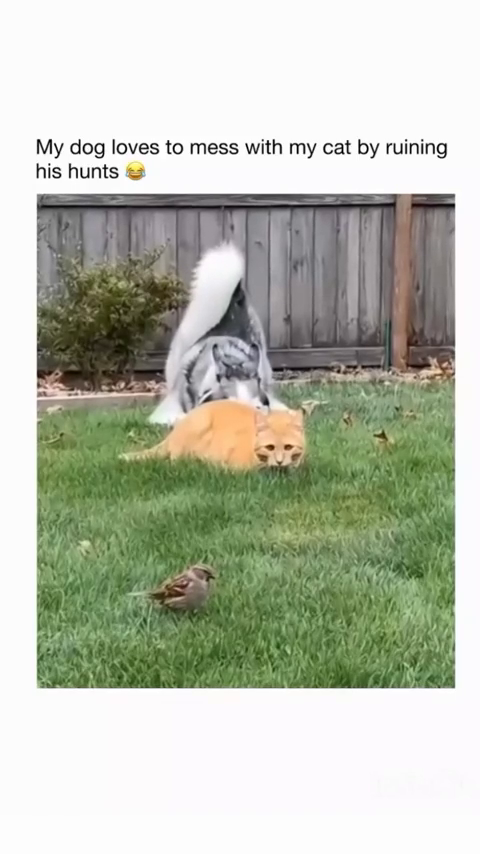
#> input picture frame 44 of data/videos/fake/cat stalks bird.mp4, 480 x 854 px
$ python frame_extraction.py
#> lines starting #> are read from the running program, lines starting #| are printed output that depends on the picture
import os
import cv2
import numpy as np
import torch
from pathlib import Path
from tqdm import tqdm

SOURCE_DIR = Path("./data/videos")
OUTPUT_DIR = Path("./data/frames")
TARGET_SIZE = 256
NUM_FRAMES = 32

def get_frames(video_path, size=224, num_frames=16):
#> called with size = 256, num_frames = 32
    cap = cv2.VideoCapture(str(video_path))
    frames = []
    total_frames = int(cap.get(cv2.CAP_PROP_FRAME_COUNT))
    fps = cap.get(cv2.CAP_PROP_FPS)

    if total_frames <= 0:
        cap.release()
        return np.zeros((num_frames, size, size, 3), dtype=np.uint8)

    if fps > 0:
        total_frames = min(total_frames, int(fps * 8))

    indices = np.linspace(0, total_frames - 1, num_frames, dtype=int)
    current_idx = 0
    collected = 0

    while True:
        ret, frame = cap.read()
#> frame is the input picture: shape (854, 480, 3); mean B, G, R 175.2, 190.7, 185.8
        if not ret: break

        if current_idx >= total_frames: break

        if current_idx in indices:
            frame = cv2.resize(frame, (size, size), interpolation=cv2.INTER_LINEAR)
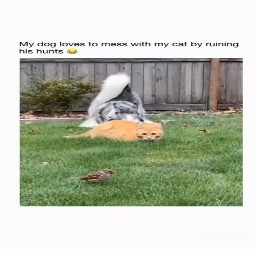
#> frame: shape (256, 256, 3); mean B, G, R 175.2, 190.7, 185.8
            frame = cv2.cvtColor(frame, cv2.COLOR_BGR2RGB)
            frames.append(frame)
            collected += 1
        current_idx += 1
        if collected >= num_frames: break

    cap.release()

    frames = np.array(frames)
    if len(frames) < num_frames:
        padding = np.zeros((num_frames - len(frames), size, size, 3), dtype=np.uint8)
        if len(frames) > 0: frames = np.concatenate([frames, padding], axis=0)
        else: frames = padding

    return frames

def compute_fft(frames):
    gray = np.dot(frames[..., :3], [0.299, 0.587, 0.114])
    ffts = []
    for i in range(len(gray)):
        f = np.fft.fft2(gray[i])
        fshift = np.fft.fftshift(f)
        magnitude = np.log1p(np.abs(fshift))
        m_min, m_max = magnitude.min(), magnitude.max()
        if m_max - m_min > 1e-5:
            magnitude = (magnitude - m_min) / (m_max - m_min)
        else:
            magnitude = np.zeros_like(magnitude)
        ffts.append(magnitude)
    return np.array(ffts, dtype=np.float32)

def compute_diff(frames):
    gray = np.dot(frames[..., :3], [0.299, 0.587, 0.114])
    diffs = [np.zeros_like(gray[0])]
    for i in range(1, len(gray)):
        d = np.abs(gray[i] - gray[i-1])
        diffs.append(d)
    return np.array(diffs, dtype=np.float32) / 255.0

def compute_prnu_residuals(frames):
    # basically a high-pass filter to extract noise residuals (PRNU)
    # taking the average over multiple frames can show a kind of fingerprint of a real camera

    # Convert to grayscale float32
    gray = np.dot(frames[..., :3], [0.299, 0.587, 0.114]).astype(np.float32)

    residuals = []
    for i in range(len(gray)):
        img = gray[i]
        denoised = cv2.GaussianBlur(img, (5, 5), 0)

        # Subtract denoised from original to leave only noise/texture
        noise = img - denoised

        residuals.append(noise)

    # Return normalized residuals (dividing by 255 puts noise in roughly -0.1 to 0.1 range)
    return np.array(residuals, dtype=np.float32) / 255.0

def process_folder(folder_name):
    input_path = SOURCE_DIR / folder_name
    output_path = OUTPUT_DIR / folder_name
    output_path.mkdir(parents=True, exist_ok=True)

    videos = list(input_path.glob("*.mp4"))
    print(f"Processing {len(videos)} videos in '{folder_name}'...")

    for video_file in tqdm(videos):
        save_path = output_path / f"{video_file.stem}.pt"

        # Extract & Compute
        rgb = get_frames(video_file, size=TARGET_SIZE, num_frames=NUM_FRAMES)

        fft = compute_fft(rgb)
        diff = compute_diff(rgb)
        prnu = compute_prnu_residuals(rgb)

        rgb_norm = rgb.astype(np.float32) / 255.0

        data = {
            "rgb": torch.from_numpy(rgb_norm).permute(0, 3, 1, 2),   # (T, 3, H, W)
            "fft": torch.from_numpy(fft).unsqueeze(1),               # (T, 1, H, W)
            "diff": torch.from_numpy(diff).unsqueeze(1),             # (T, 1, H, W)
            "prnu": torch.from_numpy(prnu).unsqueeze(1),             # (T, 1, H, W)
            "label": 1 if folder_name == "fake" else 0
        }

        torch.save(data, save_path)

if __name__ == "__main__":
    process_folder("real")
    process_folder("fake")
    print("Done! Check data/frames/")

$ run again, starting later in the video
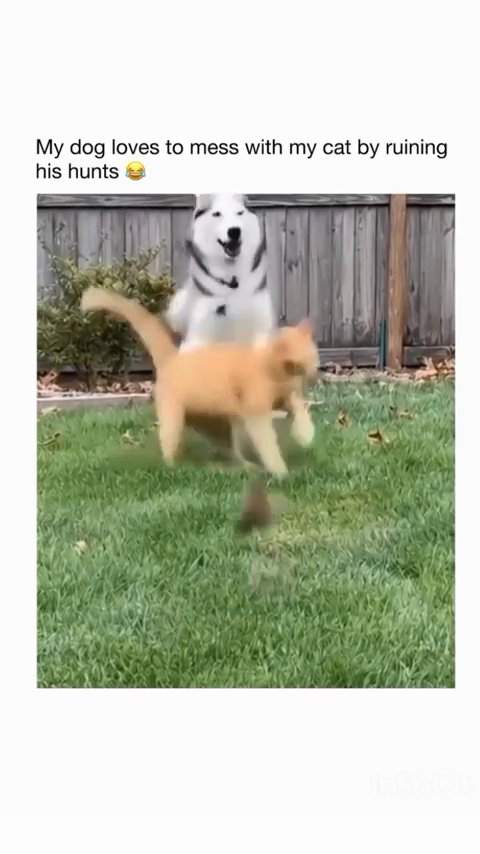
#> input picture frame 201 of data/videos/fake/cat stalks bird.mp4, 480 x 854 px
#> in get_frames, frame is the input picture: shape (854, 480, 3); mean B, G, R 174.8, 192, 187.5
#> in get_frames, `frame = cv2.resize(frame, (size, size), interpolation=cv2.INTER_LINEAR)`:
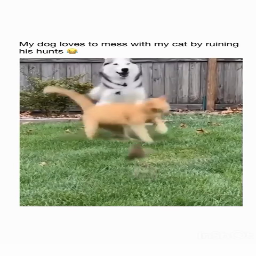
#> frame: shape (256, 256, 3); mean B, G, R 174.8, 192, 187.5

$ run again, starting later in the video
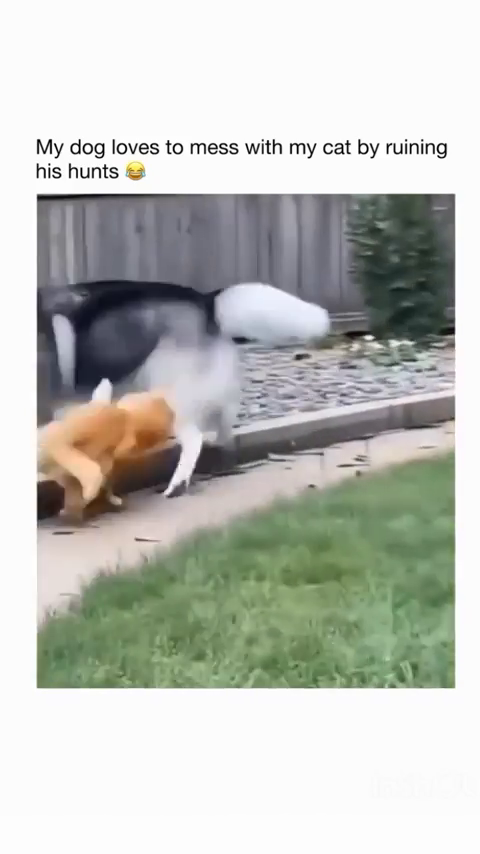
#> input picture frame 358 of data/videos/fake/cat stalks bird.mp4, 480 x 854 px
#> in get_frames, frame is the input picture: shape (854, 480, 3); mean B, G, R 186.5, 192.7, 190.2
#> in get_frames, `frame = cv2.resize(frame, (size, size), interpolation=cv2.INTER_LINEAR)`:
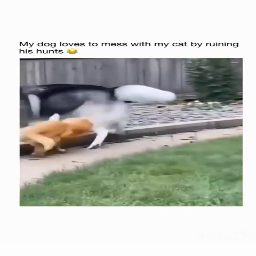
#> frame: shape (256, 256, 3); mean B, G, R 186.4, 192.6, 190.2
